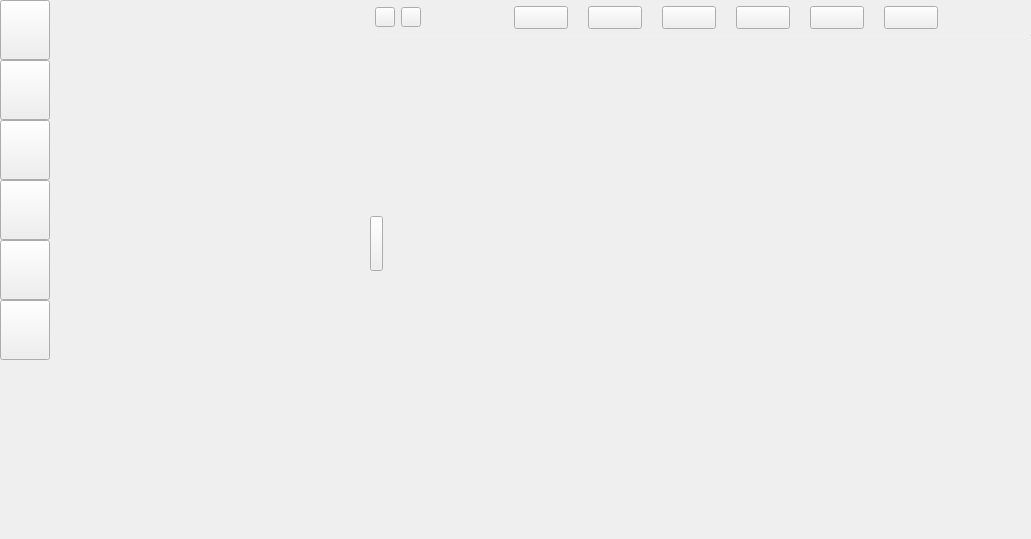
       <widget class="QWidget" name="centerWidget" native="true">
        <property name="styleSheet">
         <string notr="true"/>
        </property>
        <layout class="QHBoxLayout" name="hcenterWidgetLayout">
         <property name="spacing">
          <number>0</number>
         </property>
         <property name="leftMargin">
          <number>0</number>
         </property>
         <property name="topMargin">
          <number>0</number>
         </property>
         <property name="rightMargin">
          <number>0</number>
         </property>
         <property name="bottomMargin">
          <number>0</number>
         </property>
         <item>
          <widget class="QWidget" name="centerLeftWidget" native="true">
           <property name="minimumSize">
            <size>
             <width>50</width>
             <height>0</height>
            </size>
           </property>
           <property name="maximumSize">
            <size>
             <width>50</width>
             <height>16777215</height>
            </size>
           </property>
           <property name="styleSheet">
            <string notr="true"/>
           </property>
           <layout class="QVBoxLayout" name="centerLeftWidgetLayout">
            <property name="spacing">
             <number>0</number>
            </property>
            <property name="leftMargin">
             <number>0</number>
            </property>
            <property name="topMargin">
             <number>0</number>
            </property>
            <property name="rightMargin">
             <number>0</number>
            </property>
            <property name="bottomMargin">
             <number>0</number>
            </property>
            <item>
             <widget class="QToolButton" name="musicButton_playlist">
              <property name="minimumSize">
               <size>
                <width>50</width>
                <height>60</height>
               </size>
              </property>
              <property name="maximumSize">
               <size>
                <width>50</width>
                <height>60</height>
               </size>
              </property>
              <property name="styleSheet">
               <string notr="true"/>
              </property>
              <property name="text">
               <string/>
              </property>
             </widget>
            </item>
            <item>
             <widget class="QToolButton" name="musicButton_cloud">
              <property name="minimumSize">
               <size>
                <width>50</width>
                <height>60</height>
               </size>
              </property>
              <property name="maximumSize">
               <size>
                <width>50</width>
                <height>60</height>
               </size>
              </property>
              <property name="text">
               <string/>
              </property>
             </widget>
            </item>
            <item>
             <widget class="QToolButton" name="musicButton_radio">
              <property name="minimumSize">
               <size>
                <width>50</width>
                <height>60</height>
               </size>
              </property>
              <property name="maximumSize">
               <size>
                <width>50</width>
                <height>60</height>
               </size>
              </property>
              <property name="text">
               <string/>
              </property>
             </widget>
            </item>
            <item>
             <widget class="QToolButton" name="musicButton_mobile">
              <property name="minimumSize">
               <size>
                <width>50</width>
                <height>60</height>
               </size>
              </property>
              <property name="maximumSize">
               <size>
                <width>50</width>
                <height>60</height>
               </size>
              </property>
              <property name="text">
               <string/>
              </property>
             </widget>
            </item>
            <item>
             <widget class="QToolButton" name="musicButton_mydownl">
              <property name="minimumSize">
               <size>
                <width>50</width>
                <height>60</height>
               </size>
              </property>
              <property name="maximumSize">
               <size>
                <width>50</width>
                <height>60</height>
               </size>
              </property>
              <property name="text">
               <string/>
              </property>
             </widget>
            </item>
            <item>
             <widget class="QToolButton" name="musicButton_tools">
              <property name="minimumSize">
               <size>
                <width>50</width>
                <height>60</height>
               </size>
              </property>
              <property name="maximumSize">
               <size>
                <width>50</width>
                <height>60</height>
               </size>
              </property>
              <property name="text">
               <string/>
              </property>
             </widget>
            </item>
            <item>
             <spacer name="verticalSpacer">
              <property name="orientation">
               <enum>Qt::Vertical</enum>
              </property>
              <property name="sizeHint" stdset="0">
               <size>
                <width>20</width>
                <height>40</height>
               </size>
              </property>
             </spacer>
            </item>
           </layout>
          </widget>
         </item>
         <item>
          <widget class="MusicAnimationStackedWidget" name="songsContainer">
           <property name="minimumSize">
            <size>
             <width>320</width>
             <height>0</height>
            </size>
           </property>
           <property name="maximumSize">
            <size>
             <width>320</width>
             <height>16777215</height>
            </size>
           </property>
          </widget>
         </item>
         <item>
          <widget class="QWidget" name="centerRightWidget" native="true">
           <property name="styleSheet">
            <string notr="true"/>
           </property>
           <layout class="QVBoxLayout" name="centerRightWidgetLayout">
            <property name="spacing">
             <number>0</number>
            </property>
            <property name="leftMargin">
             <number>0</number>
            </property>
            <property name="topMargin">
             <number>0</number>
            </property>
            <property name="rightMargin">
             <number>0</number>
            </property>
            <property name="bottomMargin">
             <number>0</number>
            </property>
            <item>
             <widget class="QWidget" name="stackedFunctionWidget" native="true">
              <property name="minimumSize">
               <size>
                <width>0</width>
                <height>35</height>
               </size>
              </property>
              <property name="maximumSize">
               <size>
                <width>16777215</width>
                <height>35</height>
               </size>
              </property>
              <property name="styleSheet">
               <string notr="true"/>
              </property>
              <layout class="QHBoxLayout" name="stackedFunctionWidgetLayout">
               <property name="leftMargin">
                <number>5</number>
               </property>
               <property name="topMargin">
                <number>0</number>
               </property>
               <property name="rightMargin">
                <number>0</number>
               </property>
               <property name="bottomMargin">
                <number>0</number>
               </property>
               <item>
                <widget class="QToolButton" name="musicBackButton">
                 <property name="minimumSize">
                  <size>
                   <width>20</width>
                   <height>20</height>
                  </size>
                 </property>
                 <property name="maximumSize">
                  <size>
                   <width>20</width>
                   <height>20</height>
                  </size>
                 </property>
                 <property name="cursor">
                  <cursorShape>PointingHandCursor</cursorShape>
                 </property>
                 <property name="text">
                  <string/>
                 </property>
                </widget>
               </item>
               <item>
                <widget class="QToolButton" name="musicRefreshButton">
                 <property name="minimumSize">
                  <size>
                   <width>20</width>
                   <height>20</height>
                  </size>
                 </property>
                 <property name="maximumSize">
                  <size>
                   <width>20</width>
                   <height>20</height>
                  </size>
                 </property>
                 <property name="cursor">
                  <cursorShape>PointingHandCursor</cursorShape>
                 </property>
                 <property name="text">
                  <string/>
                 </property>
                </widget>
               </item>
               <item>
                <spacer name="horizontalSpacer_2">
                 <property name="orientation">
                  <enum>Qt::Horizontal</enum>
                 </property>
                 <property name="sizeHint" stdset="0">
                  <size>
                   <width>40</width>
                   <height>20</height>
                  </size>
                 </property>
                </spacer>
               </item>
               <item>
                <widget class="QWidget" name="stackedWidgetFunctionOption" native="true">
                 <property name="minimumSize">
                  <size>
                   <width>470</width>
                   <height>0</height>
                  </size>
                 </property>
                 <property name="maximumSize">
                  <size>
                   <width>470</width>
                   <height>16777215</height>
                  </size>
                 </property>
                 <layout class="QHBoxLayout" name="stackedWidgetFunctionOptionLayout">
                  <property name="spacing">
                   <number>0</number>
                  </property>
                  <property name="leftMargin">
                   <number>0</number>
                  </property>
                  <property name="topMargin">
                   <number>0</number>
                  </property>
                  <property name="rightMargin">
                   <number>0</number>
                  </property>
                  <property name="bottomMargin">
                   <number>0</number>
                  </property>
                  <item>
                   <widget class="QToolButton" name="musicSongWidgetButton">
                    <property name="minimumSize">
                     <size>
                      <width>54</width>
                      <height>23</height>
                     </size>
                    </property>
                    <property name="maximumSize">
                     <size>
                      <width>54</width>
                      <height>23</height>
                     </size>
                    </property>
                    <property name="cursor">
                     <cursorShape>PointingHandCursor</cursorShape>
                    </property>
                   </widget>
                  </item>
                  <item>
                   <widget class="QToolButton" name="musicRadioWidgetButton">
                    <property name="minimumSize">
                     <size>
                      <width>54</width>
                      <height>23</height>
                     </size>
                    </property>
                    <property name="maximumSize">
                     <size>
                      <width>54</width>
                      <height>23</height>
                     </size>
                    </property>
                    <property name="cursor">
                     <cursorShape>PointingHandCursor</cursorShape>
                    </property>
                   </widget>
                  </item>
                  <item>
                   <widget class="QToolButton" name="musicListWidgetButton">
                    <property name="minimumSize">
                     <size>
                      <width>54</width>
                      <height>23</height>
                     </size>
                    </property>
                    <property name="maximumSize">
                     <size>
                      <width>54</width>
                      <height>23</height>
                     </size>
                    </property>
                    <property name="cursor">
                     <cursorShape>PointingHandCursor</cursorShape>
                    </property>
                   </widget>
                  </item>
                  <item>
                   <widget class="QToolButton" name="musicVideoWidgetButton">
                    <property name="minimumSize">
                     <size>
                      <width>54</width>
                      <height>23</height>
                     </size>
                    </property>
                    <property name="maximumSize">
                     <size>
                      <width>54</width>
                      <height>23</height>
                     </size>
                    </property>
                    <property name="cursor">
                     <cursorShape>PointingHandCursor</cursorShape>
                    </property>
                   </widget>
                  </item>
                  <item>
                   <widget class="QToolButton" name="musicLiveWidgetButton">
                    <property name="minimumSize">
                     <size>
                      <width>54</width>
                      <height>23</height>
                     </size>
                    </property>
                    <property name="maximumSize">
                     <size>
                      <width>54</width>
                      <height>23</height>
                     </size>
                    </property>
                    <property name="cursor">
                     <cursorShape>PointingHandCursor</cursorShape>
                    </property>
                   </widget>
                  </item>
                  <item>
                   <widget class="QToolButton" name="musicLrcWidgetButton">
                    <property name="minimumSize">
                     <size>
                      <width>54</width>
                      <height>23</height>
                     </size>
                    </property>
                    <property name="maximumSize">
                     <size>
                      <width>54</width>
                      <height>23</height>
                     </size>
                    </property>
                    <property name="cursor">
                     <cursorShape>PointingHandCursor</cursorShape>
                    </property>
                   </widget>
                  </item>
                 </layout>
                </widget>
               </item>
               <item>
                <spacer name="horizontalSpacer_3">
                 <property name="orientation">
                  <enum>Qt::Horizontal</enum>
                 </property>
                 <property name="sizeHint" stdset="0">
                  <size>
                   <width>40</width>
                   <height>20</height>
                  </size>
                 </property>
                </spacer>
               </item>
              </layout>
             </widget>
            </item>
            <item>
             <widget class="Line" name="line">
              <property name="maximumSize">
               <size>
                <width>16777215</width>
                <height>1</height>
               </size>
              </property>
              <property name="styleSheet">
               <string notr="true">background:rgba(210, 210, 210)</string>
              </property>
              <property name="lineWidth">
               <number>1</number>
              </property>
              <property name="orientation">
               <enum>Qt::Horizontal</enum>
              </property>
             </widget>
            </item>
            <item>
             <widget class="QStackedWidget" name="surfaceStackedWidget">
              <property name="minimumSize">
               <size>
                <width>661</width>
                <height>503</height>
               </size>
              </property>
              <property name="currentIndex">
               <number>1</number>
              </property>
              <widget class="MusicSongSearchOnlineWidget" name="songSearchWidget"/>
              <widget class="MusicLrcContainerForInline" name="musiclrccontainerforinline">
               <widget class="QPushButton" name="lrcDisplayAllButton">
                <property name="enabled">
                 <bool>true</bool>
                </property>
                <property name="geometry">
                 <rect>
                  <x>0</x>
                  <y>180</y>
                  <width>13</width>
                  <height>55</height>
                 </rect>
                </property>
                <property name="minimumSize">
                 <size>
                  <width>13</width>
                  <height>55</height>
                 </size>
                </property>
                <property name="autoFillBackground">
                 <bool>false</bool>
                </property>
                <property name="styleSheet">
                 <string notr="true">QPushButton{border:none;background:transparent;};</string>
                </property>
               </widget>
              </widget>
             </widget>
            </item>
           </layout>
          </widget>
         </item>
        </layout>
       </widget>
